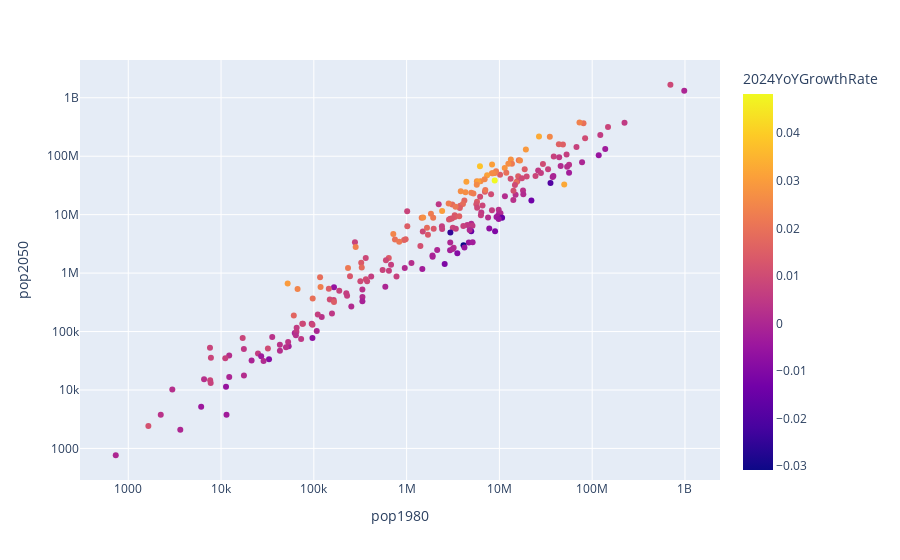

Here is the notebook cell this chart was saved with:
### Code cell
express.scatter(data_frame=populations, x='pop1980', y='pop2050', log_x=True, log_y=True, hover_name='country', color='2024YoYGrowthRate')

### Figure 1 — Plotly figure (JSON) as saved in the notebook; plotly's stock layout.template omitted (floating-point values rounded to 4 significant figures; data arrays with more than 128 entries replaced by an {"elided": "..."} marker saying what was removed)
{"data": [{"hovertemplate": "<b>%{hovertext}</b><br><br>pop1980=%{x}<br>pop2050=%{y}<br>2024YoYGrowthRate=%{marker.color}<extra></extra>", "hovertext": {"elided": "234 str values"}, "legendgroup": "", "marker": {"color": {"elided": "234 float values"}, "coloraxis": "coloraxis", "symbol": "circle"}, "mode": "markers", "name": "", "orientation": "v", "showlegend": false, "type": "scatter", "x": {"elided": "234 int values"}, "xaxis": "x", "y": {"elided": "234 int values"}, "yaxis": "y"}], "layout": {"coloraxis": {"colorbar": {"title": {"text": "2024YoYGrowthRate"}}, "colorscale": [[0, "#0d0887"], [0.1111, "#46039f"], [0.2222, "#7201a8"], [0.3333, "#9c179e"], [0.4444, "#bd3786"], [0.5556, "#d8576b"], [0.6667, "#ed7953"], [0.7778, "#fb9f3a"], [0.8889, "#fdca26"], [1, "#f0f921"]]}, "legend": {"tracegroupgap": 0}, "margin": {"t": 60}, "xaxis": {"anchor": "y", "domain": [0, 1], "title": {"text": "pop1980"}, "type": "log"}, "yaxis": {"anchor": "x", "domain": [0, 1], "title": {"text": "pop2050"}, "type": "log"}}}
